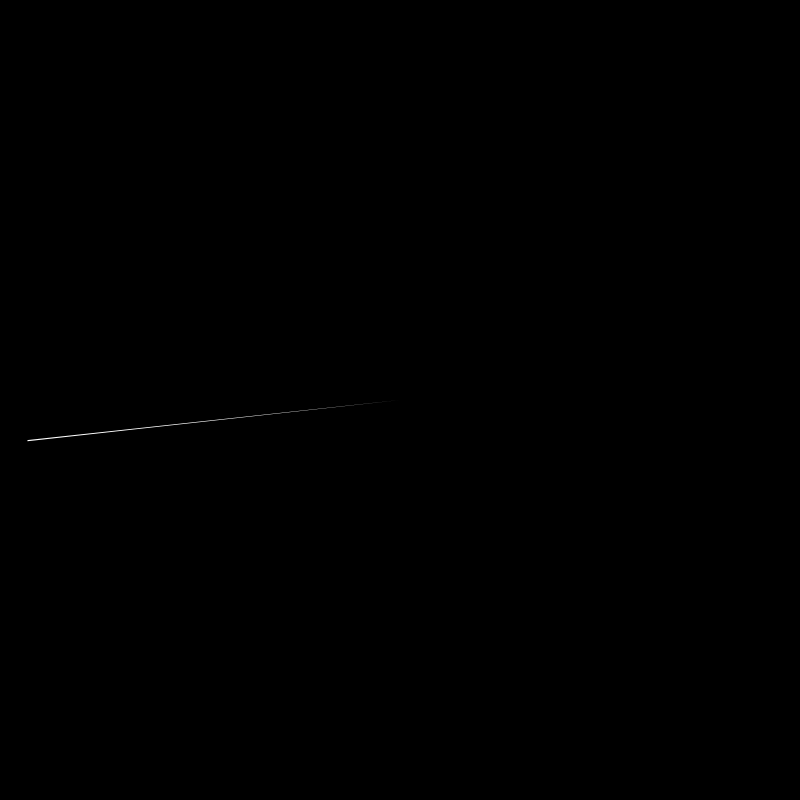
Frame 1 (no input)
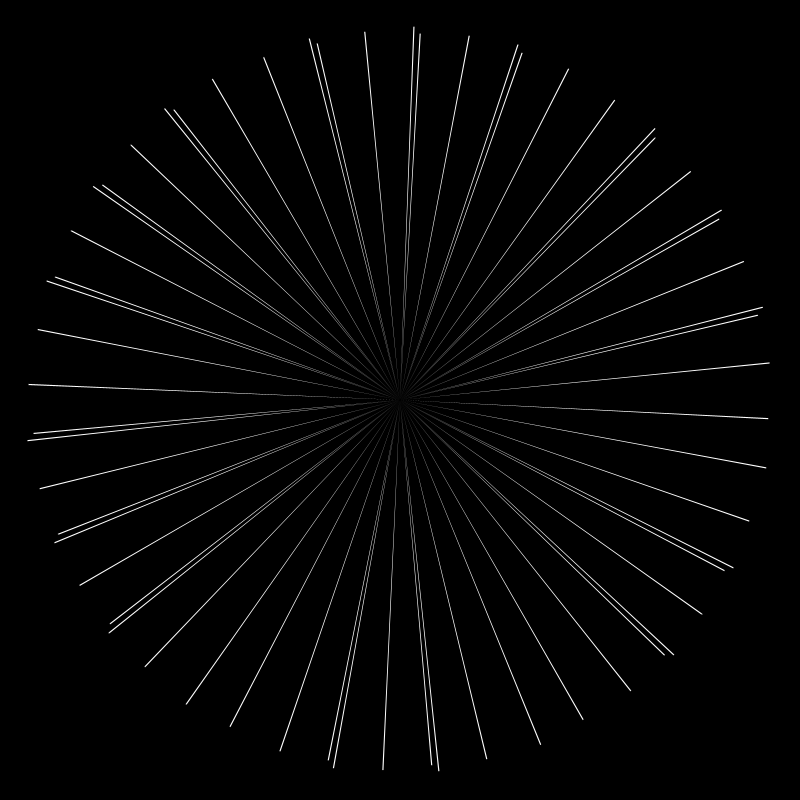
Frame 60 (the mouse pressed at the canvas centre just before this capture)
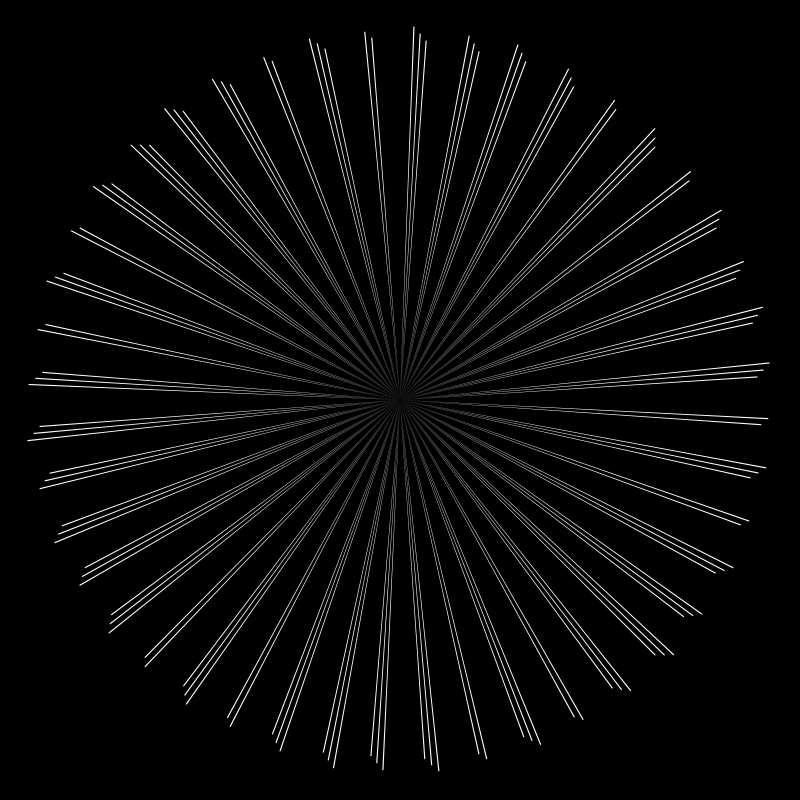
Frame 120 (the mouse held since frame 60 and released just before this capture)

The Processing sketch that drew these frames (run headless with seeded random() and noise(); from frame 60 on, the mouse is pressed at the canvas centre):

// Processing sketch: processing_8342
// ── processing_8342.pde

//Variable de couleur
int a;
//Rayon du cercle
float R;
//Centre du cercle
int xc;
int yc;
//angle qui détermine la position de l'arc
float angle1=random(0, PI);


void setup()
{
 //Epaisseur des traits 
  strokeWeight(0.5);
 //Couleur de fond 
  background(0);
 //Taille du sketch 
  size (800,800);
  //on déclare les variables
  a=(255);
  R=height-50;
  xc=width/2;
  yc=height/2;
  frameRate(160);
}
void draw()
{
 //Pour adoucir les trait.
   smooth();
 
 //Pour la couleur des arcs.
   fill(a);
 
 //On definit l'arc.
   angle1=(angle1+TWO_PI)%TWO_PI;
   
 //On trace le premier arc.
   arc (xc,yc,R,R,(angle1+frameCount)%TWO_PI,(angle1+frameCount+PI/1000)%TWO_PI);

 //On retreci la taille du rayon à chaque frame.  
   R = R - 0.3;
   
}


//Ainsi ob peut fabriqué un disque de scie circulaire ! N'est-ce pas MARVELOUS?
